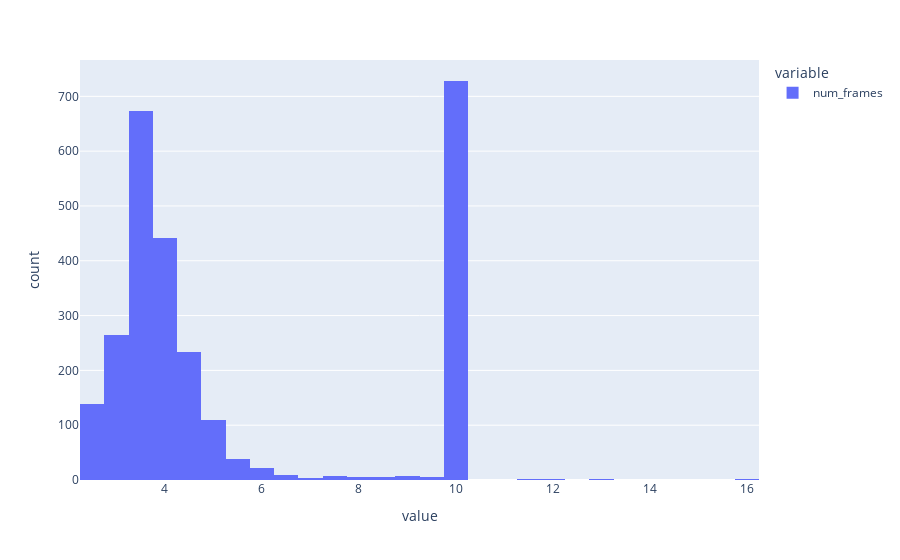

Source (notebook cell):
### Markdown cell above
We can see a bimodal distribution of audio lengths due to the double size of negative samples. We will take 4000 ms as the truncation limit and pad zeros randomly before and after signal.

### Code cell
dataset["train"].set_format("pandas")
sample_rate = int(dataset["train"][0]["sample_rate"])
(dataset["train"]["num_frames"] / sample_rate).plot.hist(backend="plotly")

### Figure 1 — Plotly figure (JSON) as saved in the notebook; plotly's stock layout.template omitted (floating-point values rounded to 4 significant figures; data arrays with more than 128 entries replaced by an {"elided": "..."} marker saying what was removed)
{"data": [{"alignmentgroup": "True", "bingroup": "x", "hovertemplate": "variable=num_frames<br>value=%{x}<br>count=%{y}<extra></extra>", "legendgroup": "num_frames", "marker": {"color": "#636efa", "pattern": {"shape": ""}}, "name": "num_frames", "offsetgroup": "num_frames", "orientation": "v", "showlegend": true, "type": "histogram", "x": {"elided": "2696 float values"}, "xaxis": "x", "yaxis": "y"}], "layout": {"barmode": "relative", "legend": {"title": {"text": "variable"}, "tracegroupgap": 0}, "margin": {"t": 60}, "xaxis": {"anchor": "y", "domain": [0, 1], "title": {"text": "value"}}, "yaxis": {"anchor": "x", "domain": [0, 1], "title": {"text": "count"}}}}
